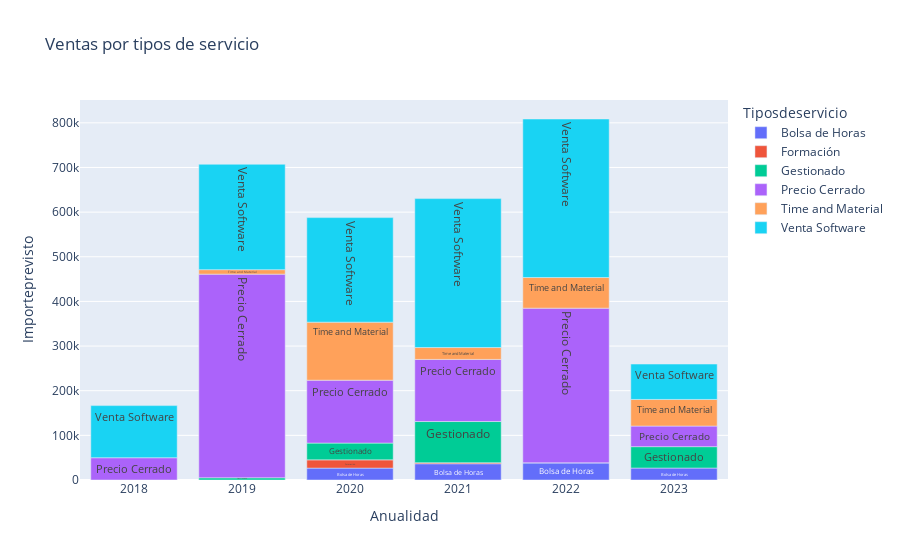

Write notebook code for a chart like this one.
### Code cell
import plotly.express as px


grouped = tipo_servicio.groupby(['Tiposdeservicio', 'Anualidad'])['Importeprevisto'].sum().reset_index()


fig = px.bar(tipo_servicio, x="Anualidad", y="Importeprevisto", color="Tiposdeservicio", title="Ventas por tipos de servicio", text="Tiposdeservicio")


fig.show()

### Figure 1 — Plotly figure (JSON) as saved in the notebook; plotly's stock layout.template omitted (floating-point values rounded to 4 significant figures)
{"data": [{"alignmentgroup": "True", "hovertemplate": "Tiposdeservicio=%{text}<br>Anualidad=%{x}<br>Importeprevisto=%{y}<extra></extra>", "legendgroup": "Bolsa de Horas", "marker": {"color": "#636efa", "pattern": {"shape": ""}}, "name": "Bolsa de Horas", "offsetgroup": "Bolsa de Horas", "orientation": "v", "showlegend": true, "text": ["Bolsa de Horas", "Bolsa de Horas", "Bolsa de Horas", "Bolsa de Horas"], "textposition": "auto", "type": "bar", "x": [2020, 2021, 2022, 2023], "xaxis": "x", "y": [26600, 36450.0, 38500, 26800], "yaxis": "y"}, {"alignmentgroup": "True", "hovertemplate": "Tiposdeservicio=%{text}<br>Anualidad=%{x}<br>Importeprevisto=%{y}<extra></extra>", "legendgroup": "Formación", "marker": {"color": "#EF553B", "pattern": {"shape": ""}}, "name": "Formación", "offsetgroup": "Formación", "orientation": "v", "showlegend": true, "text": ["Formación", "Formación"], "textposition": "auto", "type": "bar", "x": [2020, 2021], "xaxis": "x", "y": [18500, 2352], "yaxis": "y"}, {"alignmentgroup": "True", "hovertemplate": "Tiposdeservicio=%{text}<br>Anualidad=%{x}<br>Importeprevisto=%{y}<extra></extra>", "legendgroup": "Gestionado", "marker": {"color": "#00cc96", "pattern": {"shape": ""}}, "name": "Gestionado", "offsetgroup": "Gestionado", "orientation": "v", "showlegend": true, "text": ["Gestionado", "Gestionado", "Gestionado", "Gestionado", "Gestionado"], "textposition": "auto", "type": "bar", "x": [2019, 2020, 2021, 2022, 2023], "xaxis": "x", "y": [5000, 37600, 92187, 0, 47901], "yaxis": "y"}, {"alignmentgroup": "True", "hovertemplate": "Tiposdeservicio=%{text}<br>Anualidad=%{x}<br>Importeprevisto=%{y}<extra></extra>", "legendgroup": "Precio Cerrado", "marker": {"color": "#ab63fa", "pattern": {"shape": ""}}, "name": "Precio Cerrado", "offsetgroup": "Precio Cerrado", "orientation": "v", "showlegend": true, "text": ["Precio Cerrado", "Precio Cerrado", "Precio Cerrado", "Precio Cerrado", "Precio Cerrado", "Precio Cerrado"], "textposition": "auto", "type": "bar", "x": [2018, 2019, 2020, 2021, 2022, 2023], "xaxis": "x", "y": [49880, 456100.0, 140825, 139100.0, 346395, 46135], "yaxis": "y"}, {"alignmentgroup": "True", "hovertemplate": "Tiposdeservicio=%{text}<br>Anualidad=%{x}<br>Importeprevisto=%{y}<extra></extra>", "legendgroup": "Time and Material", "marker": {"color": "#FFA15A", "pattern": {"shape": ""}}, "name": "Time and Material", "offsetgroup": "Time and Material", "orientation": "v", "showlegend": true, "text": ["Time and Material", "Time and Material", "Time and Material", "Time and Material", "Time and Material"], "textposition": "auto", "type": "bar", "x": [2019, 2020, 2021, 2022, 2023], "xaxis": "x", "y": [10000, 130000, 26595, 68640, 59584], "yaxis": "y"}, {"alignmentgroup": "True", "hovertemplate": "Tiposdeservicio=%{text}<br>Anualidad=%{x}<br>Importeprevisto=%{y}<extra></extra>", "legendgroup": "Venta Software", "marker": {"color": "#19d3f3", "pattern": {"shape": ""}}, "name": "Venta Software", "offsetgroup": "Venta Software", "orientation": "v", "showlegend": true, "text": ["Venta Software", "Venta Software", "Venta Software", "Venta Software", "Venta Software", "Venta Software"], "textposition": "auto", "type": "bar", "x": [2018, 2019, 2020, 2021, 2022, 2023], "xaxis": "x", "y": [116734, 236100.0, 234181, 333600.0, 355100.0, 79291], "yaxis": "y"}], "layout": {"barmode": "relative", "legend": {"title": {"text": "Tiposdeservicio"}, "tracegroupgap": 0}, "title": {"text": "Ventas por tipos de servicio"}, "xaxis": {"anchor": "y", "domain": [0, 1], "title": {"text": "Anualidad"}}, "yaxis": {"anchor": "x", "domain": [0, 1], "title": {"text": "Importeprevisto"}}}}
